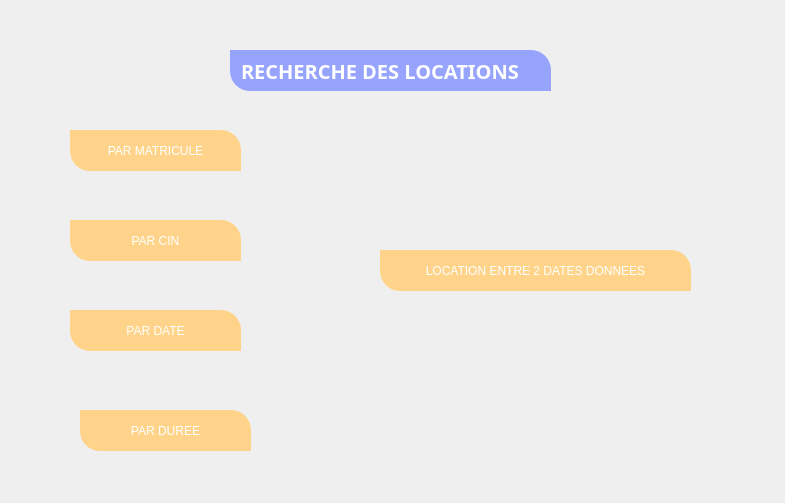
<?xml version="1.0" encoding="UTF-8"?>
<ui version="4.0">
 <class>Form</class>
 <widget class="QWidget" name="Form">
  <property name="geometry">
   <rect>
    <x>0</x>
    <y>0</y>
    <width>785</width>
    <height>503</height>
   </rect>
  </property>
  <property name="windowTitle">
   <string>Form</string>
  </property>
  <widget class="QLabel" name="label">
   <property name="geometry">
    <rect>
     <x>-60</x>
     <y>-10</y>
     <width>881</width>
     <height>511</height>
    </rect>
   </property>
   <property name="styleSheet">
    <string notr="true">background-image: url(:/newPrefix/v.jpg.jpg);</string>
   </property>
   <property name="text">
    <string/>
   </property>
  </widget>
  <widget class="QLabel" name="label_7">
   <property name="geometry">
    <rect>
     <x>230</x>
     <y>50</y>
     <width>321</width>
     <height>41</height>
    </rect>
   </property>
   <property name="font">
    <font>
     <family>Montserrat</family>
     <pointsize>15</pointsize>
     <weight>75</weight>
     <bold>true</bold>
    </font>
   </property>
   <property name="styleSheet">
    <string notr="true">
color:white;
text-align:center;
padding:5px;
background-color: rgb(151, 164, 253);
border-top-right-radius: 20px;
border-bottom-left-radius: 20px;</string>
   </property>
   <property name="text">
    <string>RECHERCHE DES LOCATIONS</string>
   </property>
  </widget>
  <widget class="QPushButton" name="pushButton_2">
   <property name="geometry">
    <rect>
     <x>70</x>
     <y>130</y>
     <width>171</width>
     <height>41</height>
    </rect>
   </property>
   <property name="styleSheet">
    <string notr="true">color: rgb(255, 255, 255);
font: 75 12pt &quot;MS Shell Dlg 2&quot;;
background-color: rgb(255, 212, 138);
border-top-right-radius: 20px;
border-bottom-left-radius: 20px;
text-align:center;
padding:5px;</string>
   </property>
   <property name="text">
    <string>PAR MATRICULE</string>
   </property>
  </widget>
  <widget class="QPushButton" name="pushButton_3">
   <property name="geometry">
    <rect>
     <x>70</x>
     <y>220</y>
     <width>171</width>
     <height>41</height>
    </rect>
   </property>
   <property name="styleSheet">
    <string notr="true">color: rgb(255, 255, 255);
font: 75 12pt &quot;MS Shell Dlg 2&quot;;
background-color: rgb(255, 212, 138);
border-top-right-radius: 20px;
border-bottom-left-radius: 20px;
text-align:center;
padding:5px;</string>
   </property>
   <property name="text">
    <string>PAR CIN</string>
   </property>
  </widget>
  <widget class="QPushButton" name="pushButton_4">
   <property name="geometry">
    <rect>
     <x>70</x>
     <y>310</y>
     <width>171</width>
     <height>41</height>
    </rect>
   </property>
   <property name="styleSheet">
    <string notr="true">color: rgb(255, 255, 255);
font: 75 12pt &quot;MS Shell Dlg 2&quot;;
background-color: rgb(255, 212, 138);
border-top-right-radius: 20px;
border-bottom-left-radius: 20px;
text-align:center;
padding:5px;</string>
   </property>
   <property name="text">
    <string>PAR DATE</string>
   </property>
  </widget>
  <widget class="QPushButton" name="pushButton_5">
   <property name="geometry">
    <rect>
     <x>80</x>
     <y>410</y>
     <width>171</width>
     <height>41</height>
    </rect>
   </property>
   <property name="styleSheet">
    <string notr="true">color: rgb(255, 255, 255);
font: 75 12pt &quot;MS Shell Dlg 2&quot;;
background-color: rgb(255, 212, 138);
border-top-right-radius: 20px;
border-bottom-left-radius: 20px;
text-align:center;
padding:5px;</string>
   </property>
   <property name="text">
    <string>PAR DUREE</string>
   </property>
  </widget>
  <widget class="QPushButton" name="pushButton_6">
   <property name="geometry">
    <rect>
     <x>380</x>
     <y>250</y>
     <width>311</width>
     <height>41</height>
    </rect>
   </property>
   <property name="styleSheet">
    <string notr="true">color: rgb(255, 255, 255);
font: 75 12pt &quot;MS Shell Dlg 2&quot;;
background-color: rgb(255, 212, 138);
border-top-right-radius: 20px;
border-bottom-left-radius: 20px;
text-align:center;
padding:5px;</string>
   </property>
   <property name="text">
    <string>LOCATION ENTRE 2 DATES DONNEES</string>
   </property>
  </widget>
 </widget>
 <resources>
  <include location="fd.qrc"/>
 </resources>
 <connections/>
</ui>
